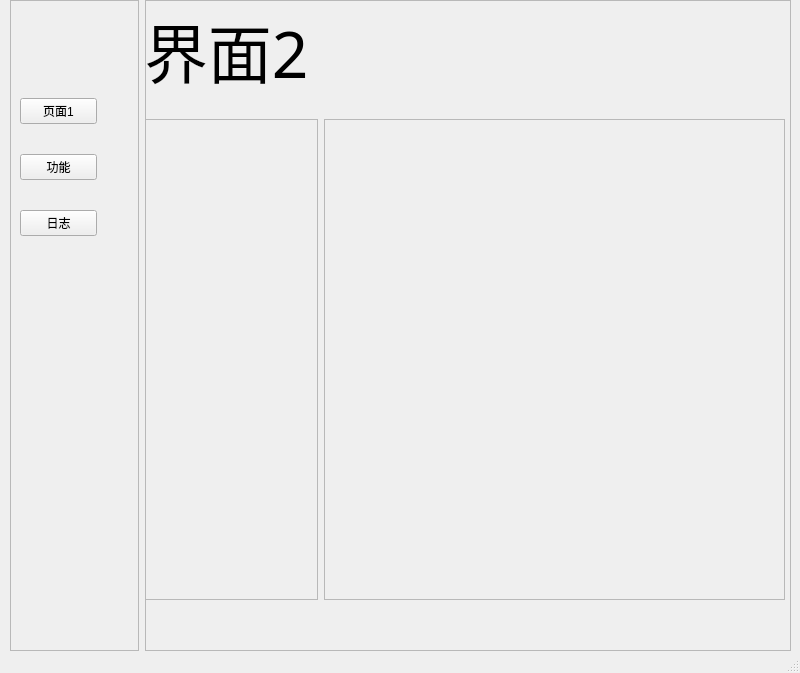
<?xml version="1.0" encoding="UTF-8"?>
<ui version="4.0">
 <class>MainWindow</class>
 <widget class="QMainWindow" name="MainWindow">
  <property name="geometry">
   <rect>
    <x>0</x>
    <y>0</y>
    <width>800</width>
    <height>673</height>
   </rect>
  </property>
  <property name="windowTitle">
   <string>MainWindow</string>
  </property>
  <widget class="QWidget" name="centralwidget">
   <widget class="QWidget" name="layoutWidget">
    <property name="geometry">
     <rect>
      <x>10</x>
      <y>0</y>
      <width>781</width>
      <height>651</height>
     </rect>
    </property>
    <layout class="QHBoxLayout" name="horizontalLayout">
     <item>
      <widget class="QFrame" name="frame_2">
       <property name="sizePolicy">
        <sizepolicy hsizetype="Preferred" vsizetype="Preferred">
         <horstretch>1</horstretch>
         <verstretch>0</verstretch>
        </sizepolicy>
       </property>
       <property name="frameShape">
        <enum>QFrame::StyledPanel</enum>
       </property>
       <property name="frameShadow">
        <enum>QFrame::Raised</enum>
       </property>
       <widget class="QWidget" name="layoutWidget">
        <property name="geometry">
         <rect>
          <x>10</x>
          <y>70</y>
          <width>77</width>
          <height>195</height>
         </rect>
        </property>
        <layout class="QVBoxLayout" name="verticalLayout">
         <property name="spacing">
          <number>2</number>
         </property>
         <item>
          <widget class="QPushButton" name="pushButton">
           <property name="text">
            <string>页面1</string>
           </property>
          </widget>
         </item>
         <item>
          <widget class="QPushButton" name="pushButton_2">
           <property name="text">
            <string>功能</string>
           </property>
          </widget>
         </item>
         <item>
          <widget class="QPushButton" name="pushButton_3">
           <property name="text">
            <string>日志</string>
           </property>
          </widget>
         </item>
        </layout>
       </widget>
      </widget>
     </item>
     <item>
      <widget class="QFrame" name="frame">
       <property name="sizePolicy">
        <sizepolicy hsizetype="Preferred" vsizetype="Preferred">
         <horstretch>5</horstretch>
         <verstretch>0</verstretch>
        </sizepolicy>
       </property>
       <property name="frameShape">
        <enum>QFrame::StyledPanel</enum>
       </property>
       <property name="frameShadow">
        <enum>QFrame::Raised</enum>
       </property>
       <widget class="QStackedWidget" name="stackedWidget">
        <property name="geometry">
         <rect>
          <x>-1</x>
          <y>-1</y>
          <width>641</width>
          <height>651</height>
         </rect>
        </property>
        <property name="sizePolicy">
         <sizepolicy hsizetype="Expanding" vsizetype="Expanding">
          <horstretch>0</horstretch>
          <verstretch>0</verstretch>
         </sizepolicy>
        </property>
        <property name="currentIndex">
         <number>1</number>
        </property>
        <widget class="QWidget" name="page">
         <widget class="QLabel" name="label">
          <property name="geometry">
           <rect>
            <x>103</x>
            <y>161</y>
            <width>281</width>
            <height>211</height>
           </rect>
          </property>
          <property name="font">
           <font>
            <family>Agency FB</family>
            <pointsize>48</pointsize>
           </font>
          </property>
          <property name="text">
           <string>界面1</string>
          </property>
         </widget>
        </widget>
        <widget class="QWidget" name="page_2">
         <widget class="QLabel" name="label_2">
          <property name="geometry">
           <rect>
            <x>0</x>
            <y>0</y>
            <width>271</width>
            <height>101</height>
           </rect>
          </property>
          <property name="font">
           <font>
            <family>Agency FB</family>
            <pointsize>48</pointsize>
           </font>
          </property>
          <property name="text">
           <string>界面2</string>
          </property>
         </widget>
         <widget class="QWidget" name="layoutWidget">
          <property name="geometry">
           <rect>
            <x>-10</x>
            <y>120</y>
            <width>651</width>
            <height>481</height>
           </rect>
          </property>
          <layout class="QHBoxLayout" name="horizontalLayout_2">
           <item>
            <widget class="QFrame" name="frame_4">
             <property name="sizePolicy">
              <sizepolicy hsizetype="Expanding" vsizetype="Expanding">
               <horstretch>2</horstretch>
               <verstretch>0</verstretch>
              </sizepolicy>
             </property>
             <property name="autoFillBackground">
              <bool>false</bool>
             </property>
             <property name="frameShape">
              <enum>QFrame::StyledPanel</enum>
             </property>
             <property name="frameShadow">
              <enum>QFrame::Raised</enum>
             </property>
             <widget class="QWidget" name="verticalLayoutWidget">
              <property name="geometry">
               <rect>
                <x>10</x>
                <y>0</y>
                <width>181</width>
                <height>481</height>
               </rect>
              </property>
              <layout class="QVBoxLayout" name="functionListLayout">
               <property name="spacing">
                <number>0</number>
               </property>
               <property name="sizeConstraint">
                <enum>QLayout::SetMinAndMaxSize</enum>
               </property>
              </layout>
             </widget>
            </widget>
           </item>
           <item>
            <widget class="QFrame" name="frame_3">
             <property name="sizePolicy">
              <sizepolicy hsizetype="Expanding" vsizetype="Expanding">
               <horstretch>5</horstretch>
               <verstretch>0</verstretch>
              </sizepolicy>
             </property>
             <property name="autoFillBackground">
              <bool>false</bool>
             </property>
             <property name="frameShape">
              <enum>QFrame::StyledPanel</enum>
             </property>
             <property name="frameShadow">
              <enum>QFrame::Raised</enum>
             </property>
            </widget>
           </item>
          </layout>
         </widget>
        </widget>
        <widget class="QWidget" name="page_3">
         <widget class="QLabel" name="label_3">
          <property name="geometry">
           <rect>
            <x>240</x>
            <y>210</y>
            <width>191</width>
            <height>181</height>
           </rect>
          </property>
          <property name="font">
           <font>
            <family>Agency FB</family>
            <pointsize>48</pointsize>
           </font>
          </property>
          <property name="text">
           <string>界面3</string>
          </property>
         </widget>
         <widget class="QPlainTextEdit" name="LogTextArea">
          <property name="geometry">
           <rect>
            <x>23</x>
            <y>60</y>
            <width>601</width>
            <height>571</height>
           </rect>
          </property>
          <property name="font">
           <font>
            <family>宋体</family>
            <pointsize>11</pointsize>
           </font>
          </property>
          <property name="readOnly">
           <bool>true</bool>
          </property>
          <property name="plainText">
           <string/>
          </property>
         </widget>
        </widget>
       </widget>
      </widget>
     </item>
    </layout>
   </widget>
  </widget>
  <widget class="QStatusBar" name="statusbar"/>
 </widget>
 <resources>
  <include location="my_r.qrc"/>
 </resources>
 <connections/>
</ui>
